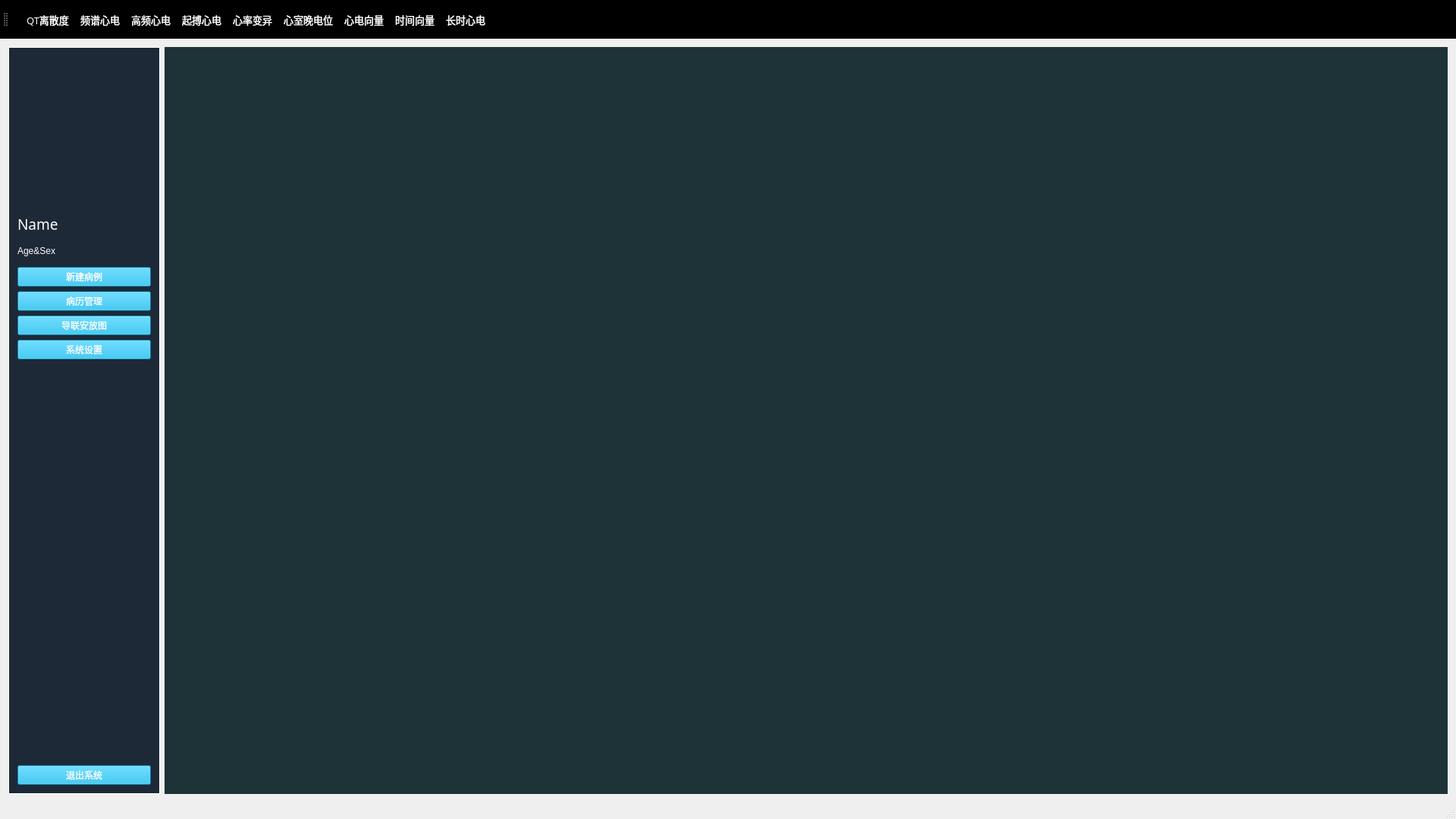
<?xml version="1.0" encoding="UTF-8"?>
<ui version="4.0">
 <class>youkeMainFrom</class>
 <widget class="QMainWindow" name="youkeMainFrom">
  <property name="geometry">
   <rect>
    <x>0</x>
    <y>0</y>
    <width>1920</width>
    <height>1080</height>
   </rect>
  </property>
  <property name="windowTitle">
   <string>永康心电工作站</string>
  </property>
  <property name="windowIcon">
   <iconset resource="picture/ecg.qrc">
    <normaloff>:/1.bmp</normaloff>:/1.bmp</iconset>
  </property>
  <property name="styleSheet">
   <string notr="true">QFrame{border:1px solid rgb(255,255,255);}
QLabel{border:0px solid rgb(255,255,255);}</string>
  </property>
  <widget class="QWidget" name="centralWidget">
   <layout class="QGridLayout" name="gridLayout_2">
    <item row="0" column="1">
     <widget class="QWidget" name="widgetMain" native="true">
      <property name="styleSheet">
       <string notr="true">background-color: rgb(29, 51, 55);</string>
      </property>
      <layout class="QGridLayout" name="gridLayout_4">
       <item row="0" column="0">
        <layout class="QHBoxLayout" name="work_horizontalLayout"/>
       </item>
      </layout>
     </widget>
    </item>
    <item row="0" column="0">
     <widget class="QFrame" name="frameLeft">
      <property name="maximumSize">
       <size>
        <width>200</width>
        <height>16777215</height>
       </size>
      </property>
      <property name="styleSheet">
       <string notr="true">background-color: rgb(29, 41, 55);</string>
      </property>
      <property name="frameShape">
       <enum>QFrame::StyledPanel</enum>
      </property>
      <property name="frameShadow">
       <enum>QFrame::Raised</enum>
      </property>
      <layout class="QGridLayout" name="gridLayout_3">
       <item row="0" column="0">
        <widget class="QLabel" name="pic_Label">
         <property name="minimumSize">
          <size>
           <width>150</width>
           <height>200</height>
          </size>
         </property>
         <property name="maximumSize">
          <size>
           <width>150</width>
           <height>200</height>
          </size>
         </property>
         <property name="text">
          <string/>
         </property>
         <property name="textFormat">
          <enum>Qt::AutoText</enum>
         </property>
         <property name="pixmap">
          <pixmap resource="picture/ecg.qrc">:/photo.jpg</pixmap>
         </property>
        </widget>
       </item>
       <item row="1" column="0">
        <widget class="QLabel" name="name_label">
         <property name="minimumSize">
          <size>
           <width>150</width>
           <height>30</height>
          </size>
         </property>
         <property name="maximumSize">
          <size>
           <width>150</width>
           <height>30</height>
          </size>
         </property>
         <property name="font">
          <font>
           <family>宋体</family>
           <pointsize>14</pointsize>
           <weight>50</weight>
           <italic>false</italic>
           <bold>false</bold>
          </font>
         </property>
         <property name="styleSheet">
          <string notr="true">font: 14pt &quot;宋体&quot;;
color: rgb(255, 255, 255);</string>
         </property>
         <property name="text">
          <string>Name</string>
         </property>
        </widget>
       </item>
       <item row="2" column="0">
        <widget class="QLabel" name="AgeSex_label">
         <property name="minimumSize">
          <size>
           <width>180</width>
           <height>30</height>
          </size>
         </property>
         <property name="maximumSize">
          <size>
           <width>180</width>
           <height>30</height>
          </size>
         </property>
         <property name="styleSheet">
          <string notr="true">color: rgb(255, 255, 255);
font: 10pt &quot;宋体&quot;;</string>
         </property>
         <property name="text">
          <string>Age&amp;Sex</string>
         </property>
        </widget>
       </item>
       <item row="3" column="0">
        <layout class="QGridLayout" name="gridLayout">
         <item row="5" column="0">
          <widget class="QPushButton" name="Lead_Btn">
           <property name="autoFillBackground">
            <bool>false</bool>
           </property>
           <property name="styleSheet">
            <string notr="true">background-color: rgb(15, 177, 228);
font: 10pt &quot;宋体&quot;;
color: rgb(255, 255, 255);</string>
           </property>
           <property name="text">
            <string>导联安放图</string>
           </property>
           <property name="icon">
            <iconset resource="picture/ecg.qrc">
             <normaloff>:/导联安放图.bmp</normaloff>:/导联安放图.bmp</iconset>
           </property>
           <property name="iconSize">
            <size>
             <width>45</width>
             <height>45</height>
            </size>
           </property>
          </widget>
         </item>
         <item row="7" column="0">
          <spacer name="verticalSpacer">
           <property name="orientation">
            <enum>Qt::Vertical</enum>
           </property>
           <property name="sizeHint" stdset="0">
            <size>
             <width>20</width>
             <height>47</height>
            </size>
           </property>
          </spacer>
         </item>
         <item row="6" column="0">
          <widget class="QPushButton" name="SysSet_Btn">
           <property name="autoFillBackground">
            <bool>false</bool>
           </property>
           <property name="styleSheet">
            <string notr="true">background-color: rgb(15, 177, 228);
font: 10pt &quot;宋体&quot;;
color: rgb(255, 255, 255);</string>
           </property>
           <property name="text">
            <string>系统设置</string>
           </property>
           <property name="icon">
            <iconset resource="picture/ecg.qrc">
             <normaloff>:/系统设置.bmp</normaloff>:/系统设置.bmp</iconset>
           </property>
           <property name="iconSize">
            <size>
             <width>45</width>
             <height>45</height>
            </size>
           </property>
          </widget>
         </item>
         <item row="8" column="0">
          <widget class="QPushButton" name="Close_Btn">
           <property name="autoFillBackground">
            <bool>false</bool>
           </property>
           <property name="styleSheet">
            <string notr="true">background-color: rgb(15, 177, 228);
font: 10pt &quot;宋体&quot;;
color: rgb(255, 255, 255);</string>
           </property>
           <property name="text">
            <string>退出系统</string>
           </property>
           <property name="icon">
            <iconset resource="picture/ecg.qrc">
             <normaloff>:/退出系统.bmp</normaloff>:/退出系统.bmp</iconset>
           </property>
           <property name="iconSize">
            <size>
             <width>45</width>
             <height>45</height>
            </size>
           </property>
          </widget>
         </item>
         <item row="2" column="0">
          <widget class="QPushButton" name="Reg_Btn">
           <property name="autoFillBackground">
            <bool>false</bool>
           </property>
           <property name="styleSheet">
            <string notr="true">background-color: rgb(15, 177, 228);
font: 10pt &quot;宋体&quot;;
color: rgb(255, 255, 255);</string>
           </property>
           <property name="text">
            <string>新建病例</string>
           </property>
           <property name="icon">
            <iconset resource="picture/ecg.qrc">
             <normaloff>:/新建病例.bmp</normaloff>:/新建病例.bmp</iconset>
           </property>
           <property name="iconSize">
            <size>
             <width>45</width>
             <height>45</height>
            </size>
           </property>
          </widget>
         </item>
         <item row="4" column="0">
          <widget class="QPushButton" name="Manage_Btn">
           <property name="styleSheet">
            <string notr="true">background-color: rgb(15, 177, 228);
font: 10pt &quot;宋体&quot;;
color: rgb(255, 255, 255);</string>
           </property>
           <property name="text">
            <string>病历管理</string>
           </property>
           <property name="icon">
            <iconset resource="picture/ecg.qrc">
             <normaloff>:/病例管理.bmp</normaloff>:/病例管理.bmp</iconset>
           </property>
           <property name="iconSize">
            <size>
             <width>45</width>
             <height>45</height>
            </size>
           </property>
          </widget>
         </item>
        </layout>
       </item>
      </layout>
     </widget>
    </item>
   </layout>
  </widget>
  <widget class="QMenuBar" name="menuBar">
   <property name="geometry">
    <rect>
     <x>0</x>
     <y>0</y>
     <width>1920</width>
     <height>23</height>
    </rect>
   </property>
  </widget>
  <widget class="QToolBar" name="mainToolBar">
   <property name="font">
    <font>
     <family>Arial</family>
     <pointsize>12</pointsize>
     <weight>50</weight>
     <italic>false</italic>
     <bold>false</bold>
    </font>
   </property>
   <property name="layoutDirection">
    <enum>Qt::LeftToRight</enum>
   </property>
   <property name="styleSheet">
    <string notr="true">background-color: rgb(0, 0, 0);
font: 12pt &quot;Arial&quot;;
color: rgb(255, 255, 255);
border-color: rgb(93, 155, 255);
border-right-color: rgb(93, 171, 255);</string>
   </property>
   <property name="iconSize">
    <size>
     <width>80</width>
     <height>72</height>
    </size>
   </property>
   <property name="toolButtonStyle">
    <enum>Qt::ToolButtonTextUnderIcon</enum>
   </property>
   <attribute name="toolBarArea">
    <enum>TopToolBarArea</enum>
   </attribute>
   <attribute name="toolBarBreak">
    <bool>false</bool>
   </attribute>
   <addaction name="ECG"/>
   <addaction name="QT"/>
   <addaction name="FCG"/>
   <addaction name="HFCG"/>
   <addaction name="FACE"/>
   <addaction name="HRV"/>
   <addaction name="VLP"/>
   <addaction name="VCG"/>
   <addaction name="TVCG"/>
   <addaction name="Time"/>
  </widget>
  <widget class="QStatusBar" name="statusBar"/>
  <action name="ECG">
   <property name="icon">
    <iconset resource="picture/ecg.qrc">
     <normaloff>:/ECG.png</normaloff>:/ECG.png</iconset>
   </property>
   <property name="text">
    <string>12导心电</string>
   </property>
   <property name="iconText">
    <string>
</string>
   </property>
   <property name="toolTip">
    <string>&lt;html&gt;&lt;head/&gt;&lt;body&gt;&lt;p&gt;&lt;span style=&quot; font-size:10pt;&quot;&gt;12导联同步心电图&lt;/span&gt;&lt;/p&gt;&lt;/body&gt;&lt;/html&gt;</string>
   </property>
   <property name="statusTip">
    <string/>
   </property>
   <property name="whatsThis">
    <string/>
   </property>
   <property name="font">
    <font>
     <family>宋体</family>
     <pointsize>10</pointsize>
    </font>
   </property>
  </action>
  <action name="QT">
   <property name="enabled">
    <bool>true</bool>
   </property>
   <property name="icon">
    <iconset resource="picture/ecg.qrc">
     <normaloff>:/QT.png</normaloff>:/QT.png</iconset>
   </property>
   <property name="text">
    <string>QT离散度</string>
   </property>
   <property name="toolTip">
    <string>&lt;html&gt;&lt;head/&gt;&lt;body&gt;&lt;p&gt;&lt;span style=&quot; font-size:10pt;&quot;&gt;QT离散度分析&lt;/span&gt;&lt;/p&gt;&lt;/body&gt;&lt;/html&gt;</string>
   </property>
   <property name="font">
    <font>
     <family>宋体</family>
     <pointsize>10</pointsize>
    </font>
   </property>
   <property name="visible">
    <bool>true</bool>
   </property>
   <property name="menuRole">
    <enum>QAction::TextHeuristicRole</enum>
   </property>
   <property name="priority">
    <enum>QAction::NormalPriority</enum>
   </property>
  </action>
  <action name="FCG">
   <property name="icon">
    <iconset resource="picture/ecg.qrc">
     <normaloff>:/FCG.png</normaloff>:/FCG.png</iconset>
   </property>
   <property name="text">
    <string>频谱心电</string>
   </property>
   <property name="toolTip">
    <string>&lt;html&gt;&lt;head/&gt;&lt;body&gt;&lt;p&gt;&lt;span style=&quot; font-size:10pt;&quot;&gt;频谱心电图分析&lt;/span&gt;&lt;/p&gt;&lt;p&gt;&lt;span style=&quot; font-size:10pt;&quot;&gt;心肌缺血诊断&lt;/span&gt;&lt;/p&gt;&lt;p&gt;&lt;span style=&quot; font-size:10pt;&quot;&gt;肢体导联功率谱&lt;/span&gt;&lt;/p&gt;&lt;p&gt;&lt;span style=&quot; font-size:10pt;&quot;&gt;胸前导联功率谱&lt;/span&gt;&lt;/p&gt;&lt;/body&gt;&lt;/html&gt;</string>
   </property>
   <property name="font">
    <font>
     <family>宋体</family>
     <pointsize>10</pointsize>
    </font>
   </property>
  </action>
  <action name="HFCG">
   <property name="icon">
    <iconset resource="picture/ecg.qrc">
     <normaloff>:/HFCG.png</normaloff>:/HFCG.png</iconset>
   </property>
   <property name="text">
    <string>高频心电</string>
   </property>
   <property name="toolTip">
    <string>&lt;html&gt;&lt;head/&gt;&lt;body&gt;&lt;p&gt;&lt;span style=&quot; font-size:10pt;&quot;&gt;高频心电图分析&lt;/span&gt;&lt;/p&gt;&lt;/body&gt;&lt;/html&gt;</string>
   </property>
   <property name="font">
    <font>
     <family>宋体</family>
     <pointsize>10</pointsize>
    </font>
   </property>
  </action>
  <action name="FACE">
   <property name="icon">
    <iconset resource="picture/ecg.qrc">
     <normaloff>:/FACE.png</normaloff>:/FACE.png</iconset>
   </property>
   <property name="text">
    <string>起搏心电</string>
   </property>
   <property name="toolTip">
    <string>&lt;html&gt;&lt;head/&gt;&lt;body&gt;&lt;p&gt;&lt;span style=&quot; font-size:10pt;&quot;&gt;12导联起搏心电图分析&lt;/span&gt;&lt;/p&gt;&lt;/body&gt;&lt;/html&gt;</string>
   </property>
   <property name="font">
    <font>
     <family>宋体</family>
     <pointsize>10</pointsize>
    </font>
   </property>
  </action>
  <action name="HRV">
   <property name="icon">
    <iconset resource="picture/ecg.qrc">
     <normaloff>:/HRV.png</normaloff>:/HRV.png</iconset>
   </property>
   <property name="text">
    <string>心率变异</string>
   </property>
   <property name="toolTip">
    <string>&lt;html&gt;&lt;head/&gt;&lt;body&gt;&lt;p&gt;&lt;span style=&quot; font-size:10pt;&quot;&gt;HRV分析&lt;/span&gt;&lt;/p&gt;&lt;/body&gt;&lt;/html&gt;</string>
   </property>
   <property name="font">
    <font>
     <family>宋体</family>
     <pointsize>10</pointsize>
    </font>
   </property>
  </action>
  <action name="VLP">
   <property name="icon">
    <iconset resource="picture/ecg.qrc">
     <normaloff>:/VLP.png</normaloff>:/VLP.png</iconset>
   </property>
   <property name="text">
    <string>心室晚电位</string>
   </property>
   <property name="toolTip">
    <string>&lt;html&gt;&lt;head/&gt;&lt;body&gt;&lt;p&gt;&lt;span style=&quot; font-size:10pt;&quot;&gt;心室晚电位SAECG&lt;/span&gt;&lt;/p&gt;&lt;/body&gt;&lt;/html&gt;</string>
   </property>
   <property name="font">
    <font>
     <family>宋体</family>
     <pointsize>10</pointsize>
    </font>
   </property>
  </action>
  <action name="VCG">
   <property name="icon">
    <iconset resource="picture/ecg.qrc">
     <normaloff>:/VCG.png</normaloff>:/VCG.png</iconset>
   </property>
   <property name="text">
    <string>心电向量</string>
   </property>
   <property name="toolTip">
    <string>&lt;html&gt;&lt;head/&gt;&lt;body&gt;&lt;p&gt;&lt;span style=&quot; font-size:10pt;&quot;&gt;心电向量分析VCG&lt;/span&gt;&lt;/p&gt;&lt;/body&gt;&lt;/html&gt;</string>
   </property>
   <property name="font">
    <font>
     <family>宋体</family>
     <pointsize>10</pointsize>
    </font>
   </property>
  </action>
  <action name="TVCG">
   <property name="icon">
    <iconset resource="picture/ecg.qrc">
     <normaloff>:/TVCG.png</normaloff>:/TVCG.png</iconset>
   </property>
   <property name="text">
    <string>时间向量</string>
   </property>
   <property name="toolTip">
    <string>&lt;html&gt;&lt;head/&gt;&lt;body&gt;&lt;p&gt;&lt;span style=&quot; font-size:10pt;&quot;&gt;时间向量分析TVCG&lt;/span&gt;&lt;/p&gt;&lt;/body&gt;&lt;/html&gt;</string>
   </property>
   <property name="font">
    <font>
     <family>宋体</family>
     <pointsize>10</pointsize>
    </font>
   </property>
  </action>
  <action name="Time">
   <property name="icon">
    <iconset resource="picture/ecg.qrc">
     <normaloff>:/TIME.png</normaloff>:/TIME.png</iconset>
   </property>
   <property name="text">
    <string>长时心电</string>
   </property>
   <property name="toolTip">
    <string>&lt;html&gt;&lt;head/&gt;&lt;body&gt;&lt;p&gt;&lt;span style=&quot; font-size:10pt;&quot;&gt;长时心电图分析&lt;/span&gt;&lt;/p&gt;&lt;/body&gt;&lt;/html&gt;</string>
   </property>
   <property name="font">
    <font>
     <family>宋体</family>
     <pointsize>10</pointsize>
    </font>
   </property>
  </action>
 </widget>
 <layoutdefault spacing="6" margin="11"/>
 <resources>
  <include location="picture/ecg.qrc"/>
 </resources>
 <connections>
  <connection>
   <sender>Close_Btn</sender>
   <signal>clicked()</signal>
   <receiver>youkeMainFrom</receiver>
   <slot>close()</slot>
   <hints>
    <hint type="sourcelabel">
     <x>147</x>
     <y>745</y>
    </hint>
    <hint type="destinationlabel">
     <x>4</x>
     <y>716</y>
    </hint>
   </hints>
  </connection>
 </connections>
</ui>
